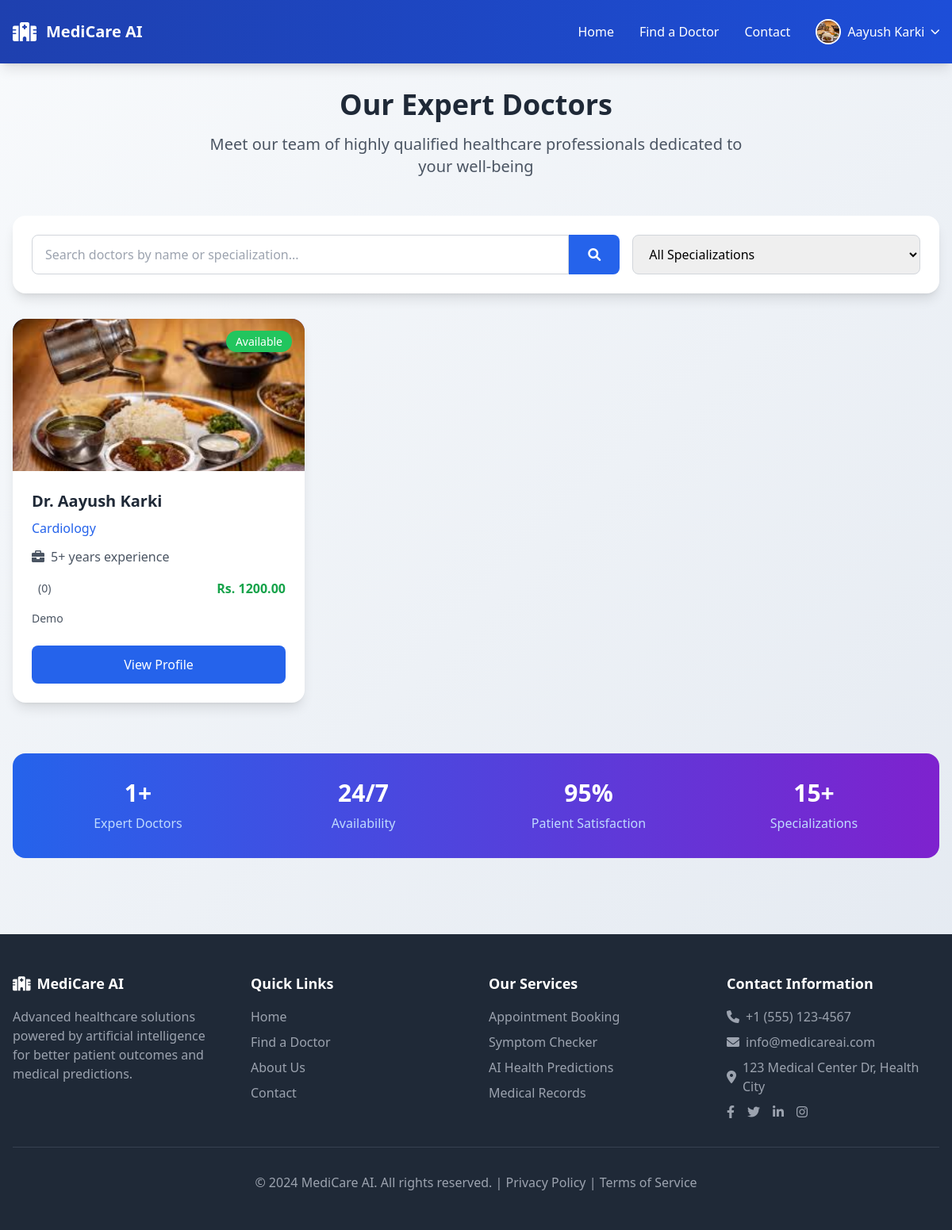
Screenshot of /doctors/ (signed in) with the database file from the repository.
### users/models.py (models this page shows, shortened)
class Profile(models.Model):
    ROLE_CHOICES = [
        ('patient', 'Patient'),
        ('doctor', 'Doctor'),
        ('admin', 'Admin'),
    ]
    user = models.OneToOneField(User, on_delete=models.CASCADE)
    role = models.CharField(max_length=10, choices=ROLE_CHOICES, default='patient')
    phone = models.CharField(max_length=20, blank=True, null=True)
    date_of_birth = models.DateField(null=True, blank=True)
    address = models.TextField(blank=True, null=True)
    profile_picture = models.ImageField(
        upload_to='profiles/',
        default='profiles/default.png',
        blank=True,
        null=True
    )
    created_at = models.DateTimeField(auto_now_add=True)
    updated_at = models.DateTimeField(auto_now=True)

### doctors/models.py (models this page shows, shortened)
class Doctor(models.Model):
    SPECIALIZATION_CHOICES = [
        ('cardiology', 'Cardiology'),
        ('neurology', 'Neurology'),
        ('pediatrics', 'Pediatrics'),
        ('orthopedics', 'Orthopedics'),
        ('dermatology', 'Dermatology'),
        ('psychiatry', 'Psychiatry'),
        ('general', 'General Medicine'),
        ('dentistry', 'Dentistry'),
        ('ophthalmology', 'Ophthalmology'),
        ('surgery', 'Surgery'),
    ]
    user = models.OneToOneField(User, on_delete=models.CASCADE)
    specialization = models.CharField(max_length=50, choices=SPECIALIZATION_CHOICES)
    experience = models.IntegerField(default=0)
    about = models.TextField(blank=True)
    consultation_fee = models.DecimalField(max_digits=10, decimal_places=2, default=0)
    license_number = models.CharField(max_length=50, blank=True)
    is_available = models.BooleanField(default=True)
    created_at = models.DateTimeField(auto_now_add=True)
    updated_at = models.DateTimeField(auto_now=True)
    def get_rating(self):
        from reviews.models import Review
        from django.db.models import Avg
        reviews = Review.objects.filter(appointment__doctor=self.user)
        if reviews.exists():
            return reviews.aggregate(Avg('rating'))['rating__avg']
        return 0
    def get_review_count(self):
        from reviews.models import Review
        return Review.objects.filter(appointment__doctor=self.user).count()

### doctors/views.py (the view)
# urls.py: path('', views.doctors_list, name='doctors_list'),
def doctors_list(request):
    doctors = Doctor.objects.filter(is_available=True).select_related('user')
    specialization = request.GET.get('specialization')
    if specialization:
        doctors = doctors.filter(specialization=specialization)
    search_query = request.GET.get('search')
    if search_query:
        doctors = doctors.filter(
            Q(user__first_name__icontains=search_query) |
            Q(user__last_name__icontains=search_query) |
            Q(specialization__icontains=search_query)
        )
    context = {
        'doctors': doctors,
        'specializations': Doctor.SPECIALIZATION_CHOICES,
    }
    return render(request, 'doctors/doctors_list.html', context)

### templates/doctors/doctors_list.html (shortened to what this page needs)
{% extends 'base.html' %}
{% block content %}
<div class="max-w-7xl mx-auto px-4 py-8">
    <div class="text-center mb-12 fade-in">
        <h1 class="text-4xl font-bold text-gray-800 mb-4">Our Expert Doctors</h1>
        <p class="text-xl text-gray-600 max-w-2xl mx-auto">
            Meet our team of highly qualified healthcare professionals dedicated to your well-being
        </p>
    </div>
    <div class="bg-white rounded-2xl shadow-lg p-6 mb-8">
        <div class="grid grid-cols-1 md:grid-cols-3 gap-4">
            <div class="md:col-span-2">
                <form method="GET" class="flex">
                    <input type="text" name="search" placeholder="Search doctors by name or specialization..."
                           value="{{ request.GET.search }}"
                           class="flex-1 px-4 py-3 border border-gray-300 rounded-l-lg focus:outline-none focus:ring-2 focus:ring-blue-500">
                    <button type="submit" class="bg-blue-600 text-white px-6 py-3 rounded-r-lg hover:bg-blue-700 transition duration-300">
                        <i class="fas fa-search"></i>
                    </button>
                </form>
            </div>
            <div>
                <form method="GET">
                    <select name="specialization" onchange="this.form.submit()"
                            class="w-full px-4 py-3 border border-gray-300 rounded-lg focus:outline-none focus:ring-2 focus:ring-blue-500">
                        <option value="">All Specializations</option>
                    </select>
                </form>
            </div>
        </div>
    </div>
    <div class="grid grid-cols-1 md:grid-cols-2 lg:grid-cols-3 gap-8">
        {% for doctor in doctors %}
        <div class="bg-white rounded-2xl shadow-lg overflow-hidden hover-scale fade-in" style="animation-delay: {{ forloop.counter0|add:1 }}00ms">
            <div class="h-48 bg-gradient-to-br from-blue-500 to-purple-600 relative">
                <img src="{{ doctor.user.profile.profile_picture.url }}"
                     alt="{{ doctor.user.get_full_name }}"
                     class="w-full h-full object-cover">
                <div class="absolute top-4 right-4">
                    <span class="bg-green-500 text-white px-3 py-1 rounded-full text-sm font-medium">
                        Available
                    </span>
                </div>
            </div>
            <div class="p-6">
                <h3 class="text-xl font-bold text-gray-800 mb-2">Dr. {{ doctor.user.get_full_name }}</h3>
                <p class="text-blue-600 font-medium mb-3">{{ doctor.get_specialization_display }}</p>
                <div class="flex items-center text-gray-600 mb-4">
                    <i class="fas fa-briefcase mr-2"></i>
                    <span>{{ doctor.experience }}+ years experience</span>
                </div>
                <div class="flex items-center justify-between mb-4">
                    <div class="flex items-center text-yellow-500">
                        {% with rating=doctor.get_rating %}
                        <span class="ml-2 text-gray-600 text-sm">({{ doctor.get_review_count }})</span>
                        {% endwith %}
                    </div>
                    <div class="text-green-600 font-bold">
                        Rs. {{ doctor.consultation_fee }}
                    </div>
                </div>
                <p class="text-gray-600 text-sm mb-6 line-clamp-2">{{ doctor.about|default:"Experienced professional dedicated to patient care." }}</p>
                <div class="flex space-x-3">
                    <a href="{% url 'doctors:doctor_detail' doctor.id %}"
                       class="flex-1 bg-blue-600 text-white text-center py-3 rounded-lg hover:bg-blue-700 transition duration-300 font-medium">
                        View Profile
                    </a>
                </div>
            </div>
        </div>
        {% empty %}
        <div class="md:col-span-3 text-center py-12">
            <i class="fas fa-user-md text-6xl text-gray-300 mb-4"></i>
            <h3 class="text-xl font-bold text-gray-600 mb-2">No doctors found</h3>
            <p class="text-gray-500">Try adjusting your search criteria</p>
        </div>
        {% endfor %}
    </div>
    <div class="mt-16 bg-gradient-to-r from-blue-600 to-purple-700 rounded-2xl p-8 text-white text-center">
        <div class="grid grid-cols-1 md:grid-cols-4 gap-8">
            <div>
                <div class="text-3xl font-bold mb-2">{{ doctors.count }}+</div>
                <div class="text-blue-200">Expert Doctors</div>
            </div>
            <div>
                <div class="text-3xl font-bold mb-2">24/7</div>
                <div class="text-blue-200">Availability</div>
            </div>
            <div>
                <div class="text-3xl font-bold mb-2">95%</div>
                <div class="text-blue-200">Patient Satisfaction</div>
            </div>
            <div>
                <div class="text-3xl font-bold mb-2">15+</div>
                <div class="text-blue-200">Specializations</div>
            </div>
        </div>
    </div>
</div>
{% endblock %}

### templates/base.html (shortened to what this page needs)
<!DOCTYPE html>
<html lang="en">
<head>
    <script src="https://cdn.tailwindcss.com"></script>
    <link href="https://cdnjs.cloudflare.com/ajax/libs/font-awesome/6.0.0/css/all.min.css" rel="stylesheet">
</head>
<body class="healthcare-bg">
    <nav class="nav-gradient text-white shadow-lg sticky top-0 z-50">
        <div class="max-w-7xl mx-auto px-4">
            <div class="flex justify-between items-center h-20">
                <div class="flex items-center">
                    <i class="fas fa-hospital-alt text-white text-2xl mr-3"></i>
                    <span class="text-xl font-bold text-white">MediCare AI</span>
                </div>
                <div class="hidden md:flex items-center space-x-8">
                    <a href="{% url 'home' %}" class="text-white hover:text-blue-200 transition duration-300 font-medium">Home</a>
                    <a href="{% url 'doctors:doctors_list' %}" class="text-white hover:text-blue-200 transition duration-300 font-medium">Find a Doctor</a>
<a href="{% url 'contact:contact_page' %}" class="text-white hover:text-blue-600 transition duration-300 font-medium">Contact</a>
                    {% if user.is_authenticated %}
                        <div class="relative group">
                            <button class="flex items-center space-x-2 text-white hover:text-blue-200 transition duration-300 font-medium">
    <img class="w-8 h-8 rounded-full object-cover border-2 border-white"
         src="{% if user.profile.profile_picture %}{{ user.profile.profile_picture.url }}{% else %}https://www.shutterstock.com/image-vector/vector-flat-illustration-grayscale-avatar-600nw-2264922221.jpg{% endif %}"
         alt="Profile">
    <span>{{ user.get_full_name|default:user.username }}</span>
    <i class="fas fa-chevron-down text-xs"></i>
</button>
                        </div>
                    {% else %}
                        <a href="{% url 'login' %}" class="bg-white text-blue-700 px-6 py-2 rounded-lg hover:bg-blue-50 transition duration-300 font-medium">Login</a>
                        <a href="{% url 'register' %}" class="bg-green-600 text-white px-6 py-2 rounded-lg hover:bg-green-700 transition duration-300 font-medium">Register</a>
                    {% endif %}
                </div>
            </div>
        </div>
    </nav>
    <main>
        {% block content %}
        {% endblock %}
    </main>
    <footer class="bg-gray-800 text-white mt-16">
        <div class="max-w-7xl mx-auto px-4 py-12">
            <div class="grid grid-cols-1 md:grid-cols-4 gap-8">
                <div>
                    <h3 class="text-lg font-semibold mb-4 flex items-center">
                        <i class="fas fa-hospital-alt mr-2"></i> MediCare AI
                    </h3>
                    <p class="text-gray-400">Advanced healthcare solutions powered by artificial intelligence for better patient outcomes and medical predictions.</p>
                </div>
                <div>
                    <h4 class="text-lg font-semibold mb-4">Quick Links</h4>
                    <ul class="space-y-2 text-gray-400">
                        <li><a href="{% url 'home' %}" class="hover:text-white transition">Home</a></li>
                        <li><a href="{% url 'doctors:doctors_list' %}" class="hover:text-white transition">Find a Doctor</a></li>
                        <li><a href="#" class="hover:text-white transition">About Us</a></li>
                        <li><a href="#" class="hover:text-white transition">Contact</a></li>
                    </ul>
                </div>
                <div>
                    <h4 class="text-lg font-semibold mb-4">Our Services</h4>
                    <ul class="space-y-2 text-gray-400">
                        <li><a href="#" class="hover:text-white transition">Appointment Booking</a></li>
                        <li><a href="{% url 'ai_predictions:symptom_checker' %}" class="hover:text-white transition">Symptom Checker</a></li>
                        <li><a href="#" class="hover:text-white transition">AI Health Predictions</a></li>
                        <li><a href="#" class="hover:text-white transition">Medical Records</a></li>
                    </ul>
                </div>
                <div>
                    <h4 class="text-lg font-semibold mb-4">Contact Information</h4>
                    <div class="space-y-2 text-gray-400">
                        <p class="flex items-center">
                            <i class="fas fa-phone mr-2"></i> +1 (555) 123-4567
                        </p>
                        <p class="flex items-center">
                            <i class="fas fa-envelope mr-2"></i> info@medicareai.com
                        </p>
                        <p class="flex items-center">
                            <i class="fas fa-map-marker-alt mr-2"></i> 123 Medical Center Dr, Health City
                        </p>
                        <div class="flex space-x-4 mt-4">
                            <a href="#" class="text-gray-400 hover:text-white transition">
                                <i class="fab fa-facebook-f"></i>
                            </a>
                            <a href="#" class="text-gray-400 hover:text-white transition">
                                <i class="fab fa-twitter"></i>
                            </a>
                            <a href="#" class="text-gray-400 hover:text-white transition">
                                <i class="fab fa-linkedin-in"></i>
                            </a>
                            <a href="#" class="text-gray-400 hover:text-white transition">
                                <i class="fab fa-instagram"></i>
                            </a>
                        </div>
                    </div>
                </div>
            </div>
            <div class="border-t border-gray-700 mt-8 pt-8 text-center text-gray-400">
                <p>&copy; 2024 MediCare AI. All rights reserved. | <a href="#" class="hover:text-white transition">Privacy Policy</a> | <a href="#" class="hover:text-white transition">Terms of Service</a></p>
            </div>
        </div>
    </footer>
</body>
</html>

### templates/base.html (style rules this page uses)
.healthcare-bg { background: linear-gradient(135deg, #f8fafc 0%, #e2e8f0 100%); }
.fade-in { animation: fadeIn 0.5s ease-in-out; }
.nav-gradient { background: linear-gradient(90deg, #1e40af 0%, #1d4ed8 100%); }

### templates/doctors/doctors_list.html (style rules this page uses)
.line-clamp-2 { display: -webkit-box; -webkit-line-clamp: 2; -webkit-box-orient: vertical; overflow: hidden; }

### rows the page displays
Doctor: user.profile.profile_picture (picture), user.get_full_name "Aayush Karki", specialization "Cardiology", experience "5", get_review_count "0", consultation_fee "1200.00", about "Demo"

### other values shown
{{ user.get_full_name|default:user.username }} "Aayush Karki"
{{ doctors.count }} "1"
